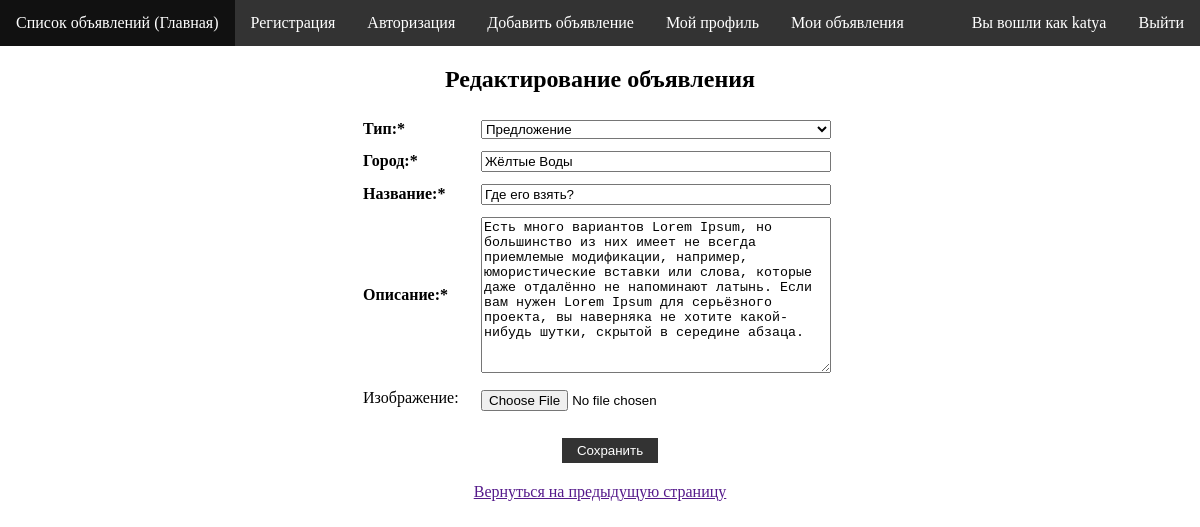
/call/update/23 (signed in), run on the app's committed database.
### sp/models.py (models this page shows, shortened)
class Call(models.Model):
    user_id = models.ForeignKey(User, verbose_name='id пользователя')
    call_types = (
        (True, 'Предложение'),
        (False, 'Поиск'),
    )
    type = models.BooleanField(choices=call_types, default=True, verbose_name='Тип')
    city = models.CharField(max_length=30, verbose_name='Город')
    name = models.CharField(max_length=30, verbose_name='Название')
    description = models.TextField(verbose_name='Описание')
    card = models.ImageField(upload_to="sp/cards", blank=True, verbose_name='Изображение')
    tags = TaggableManager(blank=True, help_text='Список ключевых слов, взятых в кавычки, через запятую',
                           verbose_name='Ключевые слова')
    date_time = models.DateTimeField(auto_now_add=True, verbose_name='Дата и время')

### sp/views.py (the view, shortened to what this page needs)
# urls.py: url(r'^call/update/(?P<pk>\d+)$', sp.views.CallUpdate.as_view(), name='update_call'),
class CallUpdate(UserPassesTestMixin, UpdateView):
    raise_exception = True
    template_name_suffix = '_update'
    model = Call
    form_class = CallUpdateForm
    success_url = reverse_lazy('success')
    def test_func(self):
        obj = super(CallUpdate, self).get_object()
        return self.request.user == obj.user_id

### sp/forms.py
class CallUpdateForm(ModelForm):
    class Meta:
        model = Call
        fields = ('type', 'city', 'name', 'description', 'card', 'tags')
        widgets = {
            'card': MyClearableFileInput(),
        }

### sp/templates/sp/call_update.html (shortened to what this page needs)
{% extends 'sp/base.html' %}
{% load staticfiles %}
{% block link %}
    <link rel="stylesheet" type="text/css" href="{% static 'sp/update_call.css' %}" />
{% endblock %}
{% block content %}
    <form id="form-update-call" method="post" enctype="multipart/form-data">
        <h2>Редактирование объявления</h2>
        <table>
            {{ form.as_table }}
        </table>
        <div class="button">
            <input type="submit" name="button-submit" value="Сохранить" />
        </div>
	</form>
    <p id="back"><a href="{{ request.META.HTTP_REFERER }}">Вернуться на предыдущую страницу</a></p>
{% endblock %}

### sp/templates/sp/base.html (shortened to what this page needs)
{% load staticfiles %}
<html>
<head>
    <link rel="stylesheet" type="text/css" href="{% static 'sp/style.css' %}" />
    {% block link %}{% endblock %}
</head>
<body id="id-body">
    <div class="header">
        <ul>
            <li><a href="{% url 'home' %}">Список объявлений (Главная)</a></li>
            <li><a href="{% url 'registration' %}">Регистрация</a></li>
            <li><a href="{% url 'authorization' %}">Авторизация</a></li>
            <li><a href="{% url 'add_call' %}">Добавить объявление</a></li>
            <li><a href="{% url 'my_profile' %}">Мой профиль</a></li>
            <li><a href="{% url 'my_calls' %}">Мои объявления</a></li>
            {% if user.is_authenticated %}
                <li class="user_auth"><a href="{% url 'logout_view' %}">Выйти</a></li>
                <span class="user_auth">Вы вошли как {{ user.username }}</span>
            {% else %}
                <li class="user_auth"><a href="{% url 'authorization' %}">Авторизация</a></li>
                <span class="user_auth">Вы не вошли в систему</span>
            {% endif %}
        </ul>
    </div>
    <div class="page-content">
        {% block content %}{% endblock %}
    </div>
</body>
</html>

### sp/static/sp/style.css (style rules this page uses)
#id-body { margin: 0; padding: 0; }
.header ul { list-style-type: none; margin: 0; padding: 0; overflow: hidden; background-color: #333; }
.header li { float: left; }
.header li a { display: block; color: white; text-align: center; padding: 14px 16px; text-decoration: none; }
span.user_auth { display: block; color: white; text-align: center; padding: 14px 16px; float: right; }
li.user_auth { float: right; }

### sp/static/sp/update_call.css (style rules this page uses)
#form-update-call { width: 480px; margin: 0 auto; text-align: center; }
th { width:110px; text-align: left; font-weight: normal; }
td { width:350px; padding: 5px; }
.button { margin: 20px; }
table input:not([id="card-clear_id"]), select, textarea { width: 350px; }
#id_card { margin-top: 5px; }
#back { text-align: center; }
input[type=submit] { margin-left: 20px; padding: 5px 15px; background: #333333; border: 0 none; cursor: pointer; -webkit-border-radius: 0px; border-radius: 0px; color: white; }
label[for="id_type"], label[for="id_city"], label[for="id_name"], label[for="id_description"] { font-weight: bold; }
label[for="id_type"]:after, label[for="id_city"]:after, label[for="id_name"]:after, label[for="id_description"]:after { content: "*"; }

### data on the page
Call: type "Предложение", city "Жёлтые Воды", name "Где его взять?", description "Есть много вариантов Lorem Ipsum, но большинство из них имеет не всегда приемлемые модификации, например, юмористические вставки или слова, которые даже отдалённо не напоминают латынь. Если вам нужен Lorem Ipsum для серьёзного проекта, вы наверняка не хотите какой-нибудь шутки, скрытой в середине абзаца."

### other printed values
{{ user.username }} "katya"
